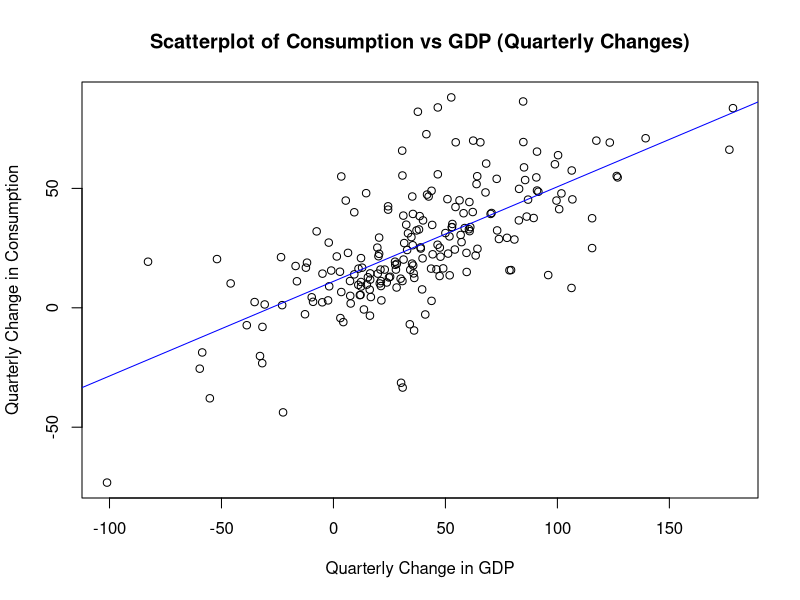
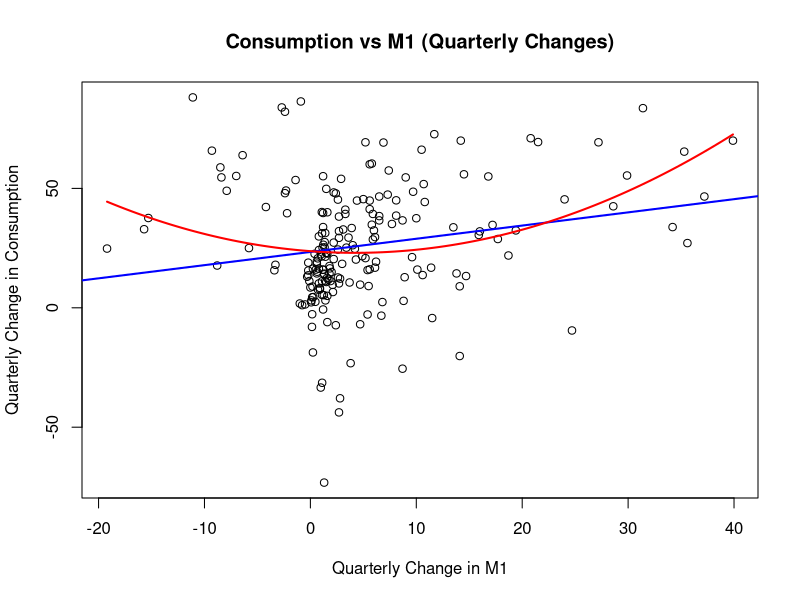

Write the R code that produced these figures, in order.
#1.1
# Set seed for reproducibility
set.seed(1)

# Generate time series data
t <- seq(1, 100, by=1)  # time from 1 to 100
X <- 10 + t + rnorm(100)
Y1 <- 20 + 2 * t + rnorm(100)
Y2 <- 20 + 2 * t + 5 * X + rnorm(100)

# Create data frame for convenience
data <- data.frame(X, Y1, Y2)

# Regress Y1 on X and get R-squared
model_Y1_X <- lm(Y1 ~ X, data = data)
r_squared_Y1 <- summary(model_Y1_X)$r.squared * 100  # as percentage

# Regress Y2 on X and get R-squared
model_Y2_X <- lm(Y2 ~ X, data = data)
r_squared_Y2 <- summary(model_Y2_X)$r.squared * 100  # as percentage

# Print results
cat("R-squared for Y1 ~ X:", round(r_squared_Y1, 2), "%\n")
cat("R-squared for Y2 ~ X:", round(r_squared_Y2, 2), "%\n")




#1.2
# Set seed for reproducibility
set.seed(1)

# Generate time series data
t <- seq(1, 100, by=1)  # time from 1 to 100
X <- 10 + t + rnorm(100)
Y1 <- 20 + 2 * t + rnorm(100)
Y2 <- 20 + 2 * t + 5 * X + rnorm(100)

# Differencing the variables
delta_X <- diff(X)
delta_Y1 <- diff(Y1)
delta_Y2 <- diff(Y2)

# Regress delta_Y1 on delta_X and get R-squared
model_delta_Y1_X <- lm(delta_Y1 ~ delta_X)
r_squared_delta_Y1 <- summary(model_delta_Y1_X)$r.squared * 100  # as percentage

# Regress delta_Y2 on delta_X and get R-squared
model_delta_Y2_X <- lm(delta_Y2 ~ delta_X)
r_squared_delta_Y2 <- summary(model_delta_Y2_X)$r.squared * 100  # as percentage

# Print results
cat("R-squared for delta_Y1 ~ delta_X:", round(r_squared_delta_Y1, 2), "%\n")
cat("R-squared for delta_Y2 ~ delta_X:", round(r_squared_delta_Y2, 0), "%\n")




#2.1
# Regression before differencing
library(AER)
data('USMacroG')

model_before <- lm(consumption ~ cpi, data = USMacroG)
r_squared_before <- summary(model_before)$r.squared * 100  # as percentage

# Differencing the variables
USMacroG_diff <- as.data.frame(apply(USMacroG, 2, diff))
colnames(USMacroG_diff) <- colnames(USMacroG)  # retain original column names

# Regression after differencing
model_after <- lm(consumption ~ cpi, data = USMacroG_diff)
r_squared_after <- summary(model_after)$r.squared * 100  # as percentage

# Print results
cat("R-squared before differencing:", round(r_squared_before, 0), "%\n")
cat("R-squared after differencing:", round(r_squared_after, 1), "%\n")




#2.2
USMacroG_diff <- na.omit(as.data.frame(apply(USMacroG, 2, diff)))
colnames(USMacroG_diff) <- colnames(USMacroG)  # retain original column names

# Scatterplot for quarterly change in consumption and gdp
plot(USMacroG_diff$gdp, USMacroG_diff$consumption,
     xlab = "Quarterly Change in GDP",
     ylab = "Quarterly Change in Consumption",
     main = "Scatterplot of Consumption vs GDP (Quarterly Changes)")

# Regression: Consumption (dependent) on GDP (independent)
model <- lm(consumption ~ gdp, data = USMacroG_diff)

# Display regression summary
summary(model)

# Extracting regression equation parameters
intercept <- coef(model)[1]
slope <- coef(model)[2]
sigma_estimate <- summary(model)$sigma
degrees_of_freedom <- model$df.residual

# Adding regression line to the plot
abline(model, col = "blue")

# Displaying the results
cat("Estimated Regression Equation: Consumption = ", round(intercept, 4), " + ", round(slope, 4), " * GDP\n")
cat("Estimate for σ (Standard Error of Residuals): ", round(sigma_estimate, 4), "\n")
cat("Degrees of Freedom: ", degrees_of_freedom, "\n")




#2.3
# Regression: Consumption (dependent) on GDP (independent)
model <- lm(consumption ~ gdp, data = USMacroG_diff)

# Extracting the estimated standard error for β_gdp
se_beta_gdp <- summary(model)$coefficients["gdp", "Std. Error"]

# Calculating the 99% confidence interval
# Critical value for 99% CI with two-tailed test
alpha <- 0.01
t_critical <- qt(1 - alpha/2, df = model$df.residual)
beta_gdp <- coef(model)["gdp"]
lower_bound <- beta_gdp - t_critical * se_beta_gdp
upper_bound <- beta_gdp + t_critical * se_beta_gdp

# Displaying the results
cat("Estimated Standard Error for β_gdp:", round(se_beta_gdp, 4), "\n")
cat("99% Confidence Interval for β_gdp: [", round(lower_bound, 3), ", ", round(upper_bound, 3), "]\n")

# Checking statistical evidence for β_gdp ≠ 0
p_value <- summary(model)$coefficients["gdp", "Pr(>|t|)"]
evidence <- ifelse(p_value < alpha, "Yes", "No")

cat("Is there strong enough statistical evidence that β_gdp ≠ 0? ", evidence, "\n")




#2.4
# Fit the regression model: Consumption (dependent) on GDP (independent)
model <- lm(consumption ~ gdp, data = USMacroG_diff)

# Extracting R-squared
r_squared <- summary(model)$r.squared

# Calculating SST, SSR, and SSE
SST <- sum((USMacroG_diff$consumption - mean(USMacroG_diff$consumption))^2)  # Total sum of squares
SSR <- sum((fitted(model) - mean(USMacroG_diff$consumption))^2)               # Regression sum of squares
SSE <- sum(residuals(model)^2)                                                # Error sum of squares

# Calculating variation explained by GDP
variation_explained <- r_squared * 100  # as percentage

# Displaying results
cat("SSR:", round(SSR, 0), "\n")
cat("SSE:", round(SSE, 0), "\n")
cat("SST:", round(SST, 0), "\n")
cat("R-squared:", round(r_squared * 100, 0), "\n")
cat("Variation explained by GDP (as percentage):", round(variation_explained, 0), "\n")




#2.5
n <- nrow(USMacroG_diff)
model_partial <- lm(consumption ~ gdp, data = USMacroG_diff[1:(n-1), ])

# Predict consumption for the nth observation using gdp[n]
new_data <- data.frame(gdp = USMacroG_diff$gdp[n])
prediction <- predict(model_partial, newdata = new_data, interval = "prediction", level = 0.95)

# Extract prediction and confidence interval bounds
predicted_value <- prediction[1, "fit"]
lower_bound <- prediction[1, "lwr"]
upper_bound <- prediction[1, "upr"]

# Calculate the actual value of consumption[n] and prediction error
actual_value <- USMacroG_diff$consumption[n]
prediction_error <- actual_value - predicted_value

# Displaying results
cat("Prediction (rounded):", round(predicted_value, 0), "\n")
cat("95% Prediction Interval - Lower Bound:", round(lower_bound, 1), "\n")
cat("95% Prediction Interval - Upper Bound:", round(upper_bound, 1), "\n")
cat("Prediction Error (rounded):", round(prediction_error, 0), "\n")



#2.6

# Regress consumption on tbill, inflation, and cpi
model_multiple <- lm(consumption ~ tbill + inflation + cpi, data = USMacroG_diff)

# Summary of the regression model
summary_model <- summary(model_multiple)

# Extract F-statistic and its p-value
f_statistic <- summary_model$fstatistic
f_stat_p_value <- pf(f_statistic[1], f_statistic[2], f_statistic[3], lower.tail = FALSE)

# Check if the null hypothesis is rejected
significance_level <- 0.05
is_null_rejected <- ifelse(f_stat_p_value < significance_level, "Yes", "No")
f_stat_p_value
# Display results
cat("Null Hypothesis of the F-test: β_tbill = β_inflation = β_cpi = 0\n")
cat("Is the null hypothesis rejected? ", is_null_rejected, "\n")

# Interpretation
if (is_null_rejected == "Yes") {
  cat("Interpretation: At least one of tbill, inflation, or cpi is significantly related to consumption, meaning the model is useful in explaining consumption.\n")
} else {
  cat("Interpretation: There is insufficient evidence to conclude that tbill, inflation, or cpi are significantly related to consumption.\n")
}




#2.7
# Step 1: Simple linear regression of consumption on m1
model_linear <- lm(consumption ~ m1, data = USMacroG_diff)
summary_linear <- summary(model_linear)

# Check significance of m1 (p-value for m1 coefficient)
p_value_m1 <- summary_linear$coefficients["m1", "Pr(>|t|)"]
significance_level <- 0.05
is_m1_significant <- ifelse(p_value_m1 < significance_level, "Yes", "No")

# Step 2: Quadratic regression of consumption on m1 and m1^2
USMacroG_diff$m1_squared <- USMacroG_diff$m1^2
model_quadratic <- lm(consumption ~ m1 + m1_squared, data = USMacroG_diff)
summary_quadratic <- summary(model_quadratic)

# Check if adding m1^2 improves the model by comparing adjusted R-squared values
improvement <- ifelse(summary_quadratic$adj.r.squared > summary_linear$adj.r.squared, "Yes", "No")

# Step 3: Plot scatter plot and add regression lines
plot(USMacroG_diff$m1, USMacroG_diff$consumption,
     xlab = "Quarterly Change in M1",
     ylab = "Quarterly Change in Consumption",
     main = "Consumption vs M1 (Quarterly Changes)")

# Add linear regression line
abline(model_linear, col = "blue", lwd = 2)

# Add quadratic regression curve
curve(predict(model_quadratic, newdata = data.frame(m1 = x, m1_squared = x^2)), 
      add = TRUE, col = "red", lwd = 2)

# Display results
cat("Is m1 significant in the simple linear regression? ", is_m1_significant, "\n")
cat("Does adding a second-order term improve the fitting? ", improvement, "\n")


#2.8
# Step 1: Regress consumption on all other 11 variables
all_vars <- names(USMacroG_diff)[!names(USMacroG_diff) %in% "consumption"]
formula <- as.formula(paste("consumption ~", paste(all_vars, collapse = " + ")))
model_all <- lm(formula, data = USMacroG_diff)

# Extract adjusted R^2
adjusted_r_squared <- summary(model_all)$adj.r.squared * 100  # as percentage

# Check significance of m1 in this model
p_value_m1 <- summary(model_all)$coefficients["m1", "Pr(>|t|)"]
significance_level <- 0.05
is_m1_significant <- ifelse(p_value_m1 < significance_level, "Yes", "No")

# Display results
cat("Adjusted R-squared:", round(adjusted_r_squared, 0), "\n")
cat("Is m1 significant in the multiple regression model? ", is_m1_significant, "\n")
